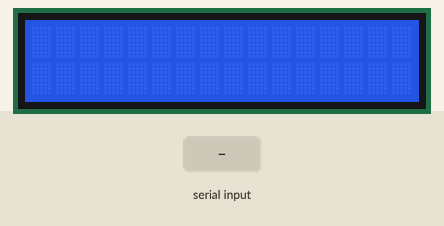
A sketch run on a simulated Arduino Uno, built with avr-gcc and run on an emulated ATmega328P. On the bench: 16×2 character LCD. The test bench sets the inputs (shaded band).

Above: at 1.2 s.
1.3 s: "1" received over Serial
At 2.8 s:
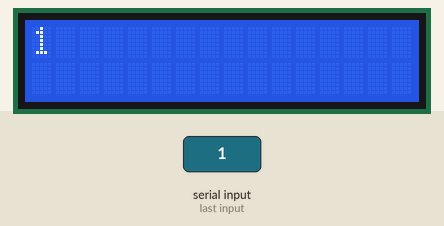
3.9 s: "0" received over Serial
At 6.0 s:
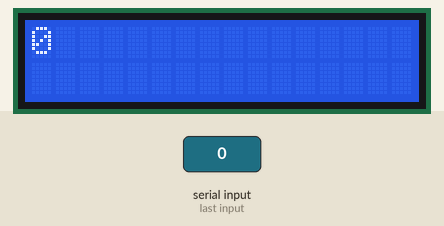
6.5 s: "2" received over Serial
At 8.0 s:
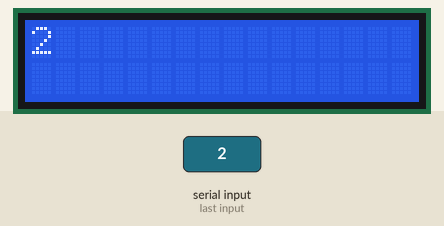
Timing chart, 0 to 9.5 s (numbered marks = the images above; inputs shaded):
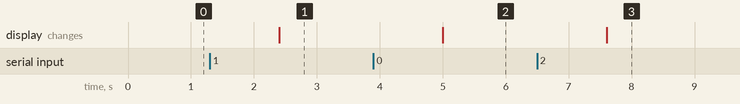

The sketch:

lcd-serial-monitor.ino
```cpp
#include <LiquidCrystal.h>

// pin settings for the lcd
LiquidCrystal lcd = LiquidCrystal(2, 3, 4, 5, 6, 7);

// number of milliseconds to wait between detecting a serial message and processing it
int messageProcessDelay = 100;

// input arriving at the serial port is stored here
String serialInput;

// the two lines currently displayed on the display
String displayLines [2];

void setup() {
    // set up the LCD's number of columns and rows:
    lcd.begin(16, 2);

    // initialize the serial communications:
    Serial.begin(9600);
}

void loop() {
    // when characters arrive over the serial port...
    if (Serial.available()) {
        // wait a bit for the entire message to arrive
        delay(messageProcessDelay);
        // read all the available characters into a string
        serialInput= Serial.readString();

        // split the input string into 16-char substrings and save into displayLines
        if (serialInput.length() <= 16) {
            displayLines[0] = serialInput;
            displayLines[1] = "";
        } else if (serialInput.length() <= 32) {
            displayLines[0] = serialInput.substring(0, 16);
            displayLines[1] = serialInput.substring(16, serialInput.length());
        } else {
            // truncate input strings larger than 32 chars
            displayLines[0] = serialInput.substring(0, 16);
            displayLines[1] = serialInput.substring(16, 32);
        }

        // clear screen and print first line on first row
        lcd.clear();
        lcd.print(displayLines[0]);
        // print second line on second row
        lcd.setCursor(0, 1);
        lcd.print(displayLines[1]);
    }
}
```

Measured:
- after the input at 1.3 s, the display: changes after 1.1 s (image 1)
- after the input at 3.9 s, the display: changes after 1.1 s (image 2)
- after the input at 6.5 s, the display: changes after 1.1 s (image 3)
